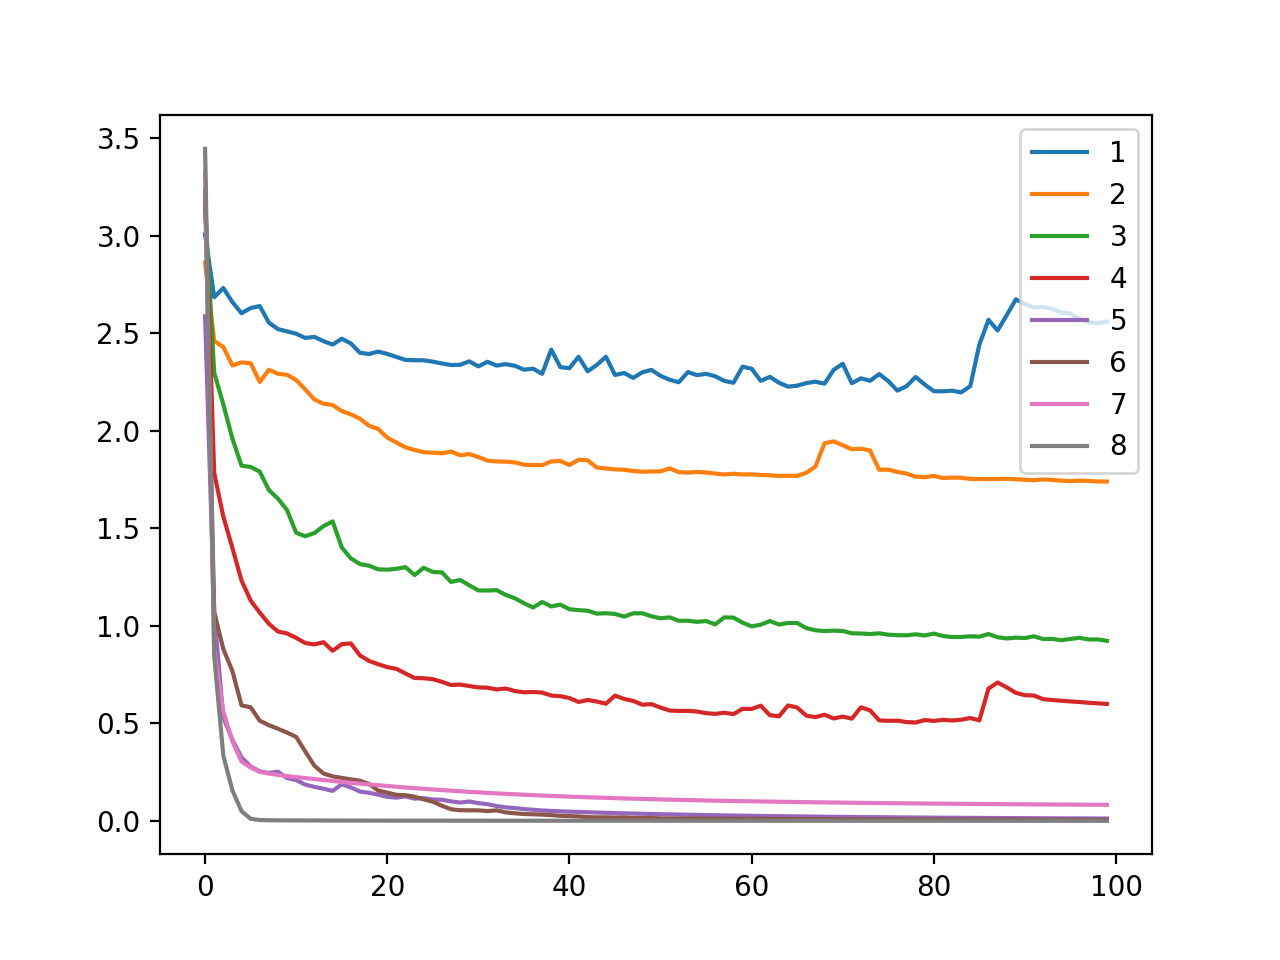

The script that drew this image:
from sklearn.datasets import make_blobs
from keras.utils import to_categorical
from keras.models import Sequential
from keras.layers import Dense
from keras.optimizers import SGD
from matplotlib import pyplot
from sympy import numbered_symbols

def create_dataset():
    X, y = make_blobs(n_samples=1000, centers=20, n_features=100, cluster_std=2, random_state=2)
    y = to_categorical(y)
    n_train = 500
    trainX, testX = X[:n_train,:], X[n_train:,:]
    trainy, testy = y[:n_train], y[n_train:]
    return trainX, trainy, testX, testy

def evaluate_mode(n_nodes, trainX, trainy, testX, testy):
    n_input, n_classes = trainX.shape[1], testy.shape[1]
    model = Sequential()
    model.add(Dense(n_nodes, input_dim=n_input, activation='relu', kernel_initializer='he_uniform'))
    model.add(Dense(n_classes, activation='softmax'))
    opt = SGD(learning_rate=0.01, momentum=0.9)
    model.compile(loss='categorical_crossentropy', optimizer=opt, metrics=['accuracy'])
    history = model.fit(trainX, trainy, epochs=100, verbose=0)
    _, test_acc = model.evaluate(testX, testy, verbose=0)
    return history, test_acc

# prepare dataset
trainX, trainy, testX, testy = create_dataset()
num_nodes = [1,2,3,4,5,6,7,8]
for n_nodes in num_nodes:
    history, result = evaluate_mode(n_nodes, trainX, trainy, testX, testy)
    print('nodes=%d: %.3f' % (n_nodes, result))
    pyplot.plot(history.history['loss'], label=str(n_nodes))

pyplot.legend()
pyplot.show()
